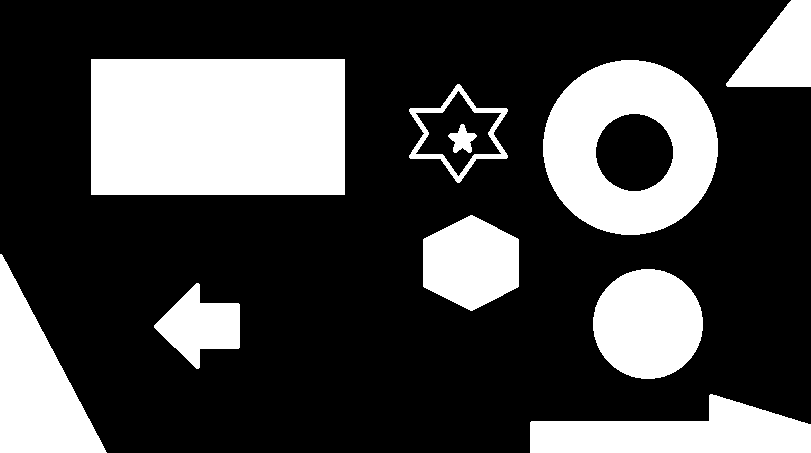
%> input picture ao/lab10/mono_figury.bmp, 811 x 453 px
$ octave Untitled.m   (GNU Octave 9; MATLAB toolbox functions it lacks are replaced by stand-ins)
%> lines starting %> are read from the running program, lines starting %| are printed output that depends on the picture; in (x1, y1, x2, y2) boxes, pixels count from 0 and x2, y2 are one past the last pixel; in counts of white or black regions, pixels touching at a corner belong together; the program's own positions count from 1
clear all;
close all;
clear vars;

% img1 = rgb2gray(imread('T01.bmp'));
img1 = imread('mono_figury.bmp');
%> img1: size 453x811 logical; 27.9% white; 10 white regions, largest, box (x1, y1, x2, y2) and area: (91, 59, 345, 195) 34544, (543, 60, 718, 235) 19399, (0, 254, 107, 453) 10872
SE = [1,1,1;1,1,1;1,1,1];


centra_obiektow = centroid(img1);
%> in centroid, `out=regionprops(img1,'centroid');`: out = 10 regions; first 5, Centroid: [36.3 385.9], [218.5 127.5], [201.1 326.6], [459 134], [471.6 263.5]
%> centra_obiektow has the same summary as out in centroid

imshow(otwarcie(img1,SE));
figure;
imshow(zamkniecie(img1,SE));
figure;
imshow(automediana(img1,SE));
figure;
imshow(gradientmorfologiczny(img1,SE));
figure;
imshow(strefawplywow(img1));
function out = zamkniecie(img1,SE)
out=max(img1,imopen(imclose(imopen(img1,SE),SE),SE));
end

function out = otwarcie(img1,SE)
%> called with SE = [1 1 1; 1 1 1; 1 1 1]
out=min(img1,imclose(imopen(imclose(img1,SE),SE),SE));
%> out: size 453x811 logical; 27.9% white; 10 white regions, largest, box (x1, y1, x2, y2) and area: (91, 59, 345, 195) 34544, (543, 60, 718, 235) 19399, (0, 254, 106, 453) 10871
end

function out = automediana(img1,SE)
%> called with SE = [1 1 1; 1 1 1; 1 1 1]
out=max(imopen(imclose(imopen(img1,SE),SE),SE),min(img1,imclose(imopen(imclose(img1,SE),SE),SE)));
end

function out = gradientmorfologiczny(img1,SE)
%> called with SE = [1 1 1; 1 1 1; 1 1 1]
out=imdilate(img1,SE) - imerode(img1,SE);
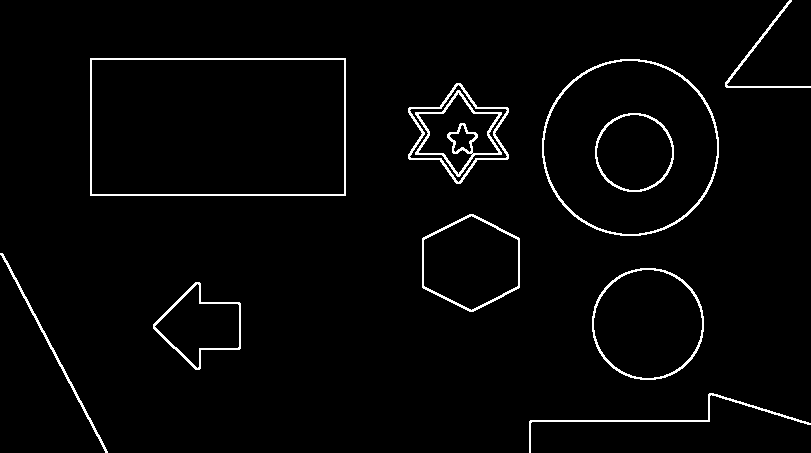
%> out: size 453x811 double; values 0 (black) and 1 (white), 2.6% white in thin lines or dots
end

function out = gradientmorfologicznywewnetrzny(img1,SE)
out=img1 - imerode(img1,SE);
end

function out = gradientmorfologicznyzewnetrzny(img1,SE)
out=imdilate(img1,SE) - img1;
end

function out = laplasjanmorfologiczny(img1,SE)
out= gradientmorfologicznyzewnetrzny(img1,SE) - gradientmorfologicznywewnetrzny(img1,SE);
end

function out = tophat(img1,SE)
out=img1 - min(img1,imclose(imopen(imclose(img1,SE),SE),SE));
end

function out = bootomhat(img1,SE)
out=max(img1,imopen(imclose(imopen(img1,SE),SE),SE)) - img1;
end

function out = szkielet(img1)
out=bwmorph(img1,'skel',Inf);
end

function out = centroid(img1)
out=regionprops(img1,'centroid');
end

function out = strefawplywow(img1)

out=watershed(img1);
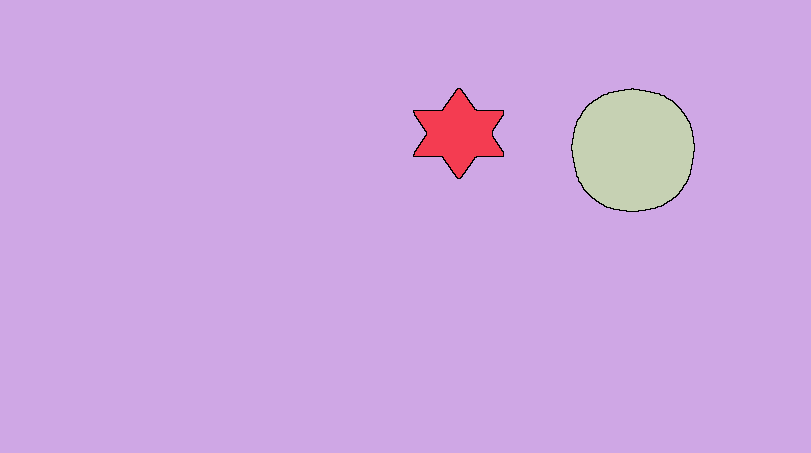
%> out: size 453x811 uint8; 4 distinct labels, from 0 to 3; one colour per label, 0 black
end
